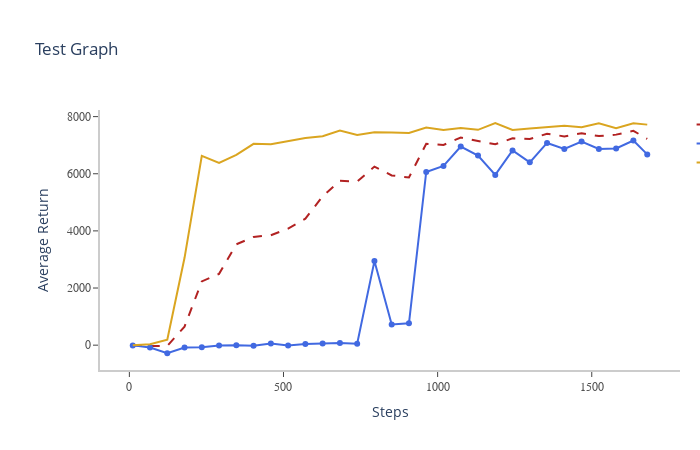

Notebook code cell kept with this figure:
### Markdown cell above
```{python}
#| label: test-label
#| fig-cap: "fig-cap example"

import pandas as pd
import plotly.express as px

df = pd.read_csv('data/test.csv')

fig = px.line(df, x="Step", 
              y=["Group: EDAC-D4RL - eval/reward_mean","Group: EDAC-D4RL - eval/reward_mean__MIN","Group: EDAC-D4RL - eval/reward_mean__MAX"],
             title="Test Graph",
             markers=True)

fig.show()
```

### Code cell
import pandas as pd
import plotly.graph_objects as go

df = pd.read_csv('data/test.csv')

# Build figure
fig = go.Figure()

fig.add_trace(go.Scatter(x=df["Step"], y=df["Group: EDAC-D4RL - eval/reward_mean"], name='Line 1',
                         line=dict(color='firebrick', width=2, dash='dash')))

fig.add_trace(go.Scatter(x=df["Step"], y=df["Group: EDAC-D4RL - eval/reward_mean__MIN"], name='Line 2',
                         mode='lines+markers', line=dict(color='royalblue', width=2,)))

fig.add_trace(go.Scatter(x=df["Step"], y=df["Group: EDAC-D4RL - eval/reward_mean__MAX"], name='Line 3',
                         line=dict(color='goldenrod', width=2)))

fig.update_layout(
    title='Test Graph',
    xaxis=dict(
        title="Steps",
        showline=True,
        showgrid=True,
        showticklabels=True,
        linecolor='rgb(204, 204, 204)',
        linewidth=2,
        ticks='outside',
        tickfont=dict(
            family='Arial',
            size=12,
            color='rgb(82, 82, 82)',
        ),
    ),
    yaxis=dict(
        title="Average Return",
        showgrid=True,
        zeroline=True,
        showline=True,
        showticklabels=True,
        linecolor='rgb(204, 204, 204)',
        linewidth=2,
        ticks='outside',
        tickfont=dict(
            family='Arial',
            size=12,
            color='rgb(82, 82, 82)',
        )
    ),
    autosize=False,
    margin=dict(
        autoexpand=False,
        l=100,
        r=20,
        t=110,
    ),
    showlegend=True,
    plot_bgcolor='white'
)

fig.show()

### Figure 1 — Plotly figure (JSON) as saved in the notebook; plotly's stock layout.template omitted (floating-point values rounded to 4 significant figures)
{"data": [{"line": {"color": "firebrick", "dash": "dash", "width": 2}, "name": "Line 1", "type": "scatter", "x": [11, 67, 123, 179, 235, 291, 347, 403, 459, 515, 571, 627, 683, 739, 795, 851, 907, 963, 1019, 1075, 1131, 1187, 1243, 1299, 1355, 1411, 1467, 1523, 1579, 1635, 1680], "y": [-7.192, -31.63, -26.02, 648.5, 2230.0, 2496.0, 3529.0, 3789.0, 3848.0, 4081.0, 4427.0, 5210.0, 5755.0, 5725.0, 6250.0, 5941.0, 5869.0, 7050.0, 7010.0, 7268.0, 7146.0, 7032.0, 7241.0, 7214.0, 7401.0, 7307.0, 7420.0, 7317.0, 7369.0, 7504.0, 7220.0]}, {"line": {"color": "royalblue", "width": 2}, "mode": "lines+markers", "name": "Line 2", "type": "scatter", "x": [11, 67, 123, 179, 235, 291, 347, 403, 459, 515, 571, 627, 683, 739, 795, 851, 907, 963, 1019, 1075, 1131, 1187, 1243, 1299, 1355, 1411, 1467, 1523, 1579, 1635, 1680], "y": [-7.402, -84.68, -282.9, -80.07, -76.41, -10.38, -0.5163, -16.39, 59.22, -12.37, 44.87, 60.37, 72.81, 50.6, 2943.0, 722.4, 766.6, 6063.0, 6273.0, 6952.0, 6637.0, 5960.0, 6816.0, 6400.0, 7078.0, 6867.0, 7128.0, 6870.0, 6886.0, 7163.0, 6677.0]}, {"line": {"color": "goldenrod", "width": 2}, "name": "Line 3", "type": "scatter", "x": [11, 67, 123, 179, 235, 291, 347, 403, 459, 515, 571, 627, 683, 739, 795, 851, 907, 963, 1019, 1075, 1131, 1187, 1243, 1299, 1355, 1411, 1467, 1523, 1579, 1635, 1680], "y": [-6.65, 31.72, 187.4, 3058.0, 6625.0, 6375.0, 6664.0, 7048.0, 7033.0, 7137.0, 7248.0, 7315.0, 7512.0, 7354.0, 7449.0, 7446.0, 7429.0, 7617.0, 7530.0, 7597.0, 7537.0, 7776.0, 7535.0, 7581.0, 7636.0, 7680.0, 7629.0, 7763.0, 7595.0, 7769.0, 7719.0]}], "layout": {"autosize": false, "height": 450, "margin": {"autoexpand": false, "l": 100, "r": 20, "t": 110}, "plot_bgcolor": "white", "showlegend": true, "title": {"text": "Test Graph"}, "width": 700, "xaxis": {"autorange": true, "linecolor": "rgb(204, 204, 204)", "linewidth": 2, "range": [-95.24, 1786.0], "showgrid": true, "showline": true, "showticklabels": true, "tickfont": {"color": "rgb(82, 82, 82)", "family": "Arial", "size": 12}, "ticks": "outside", "title": {"text": "Steps"}, "type": "linear"}, "yaxis": {"autorange": true, "linecolor": "rgb(204, 204, 204)", "linewidth": 2, "range": [-869.2, 8231.0], "showgrid": true, "showline": true, "showticklabels": true, "tickfont": {"color": "rgb(82, 82, 82)", "family": "Arial", "size": 12}, "ticks": "outside", "title": {"text": "Average Return"}, "type": "linear", "zeroline": true}}}
